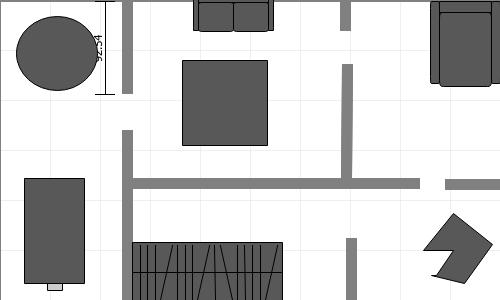
#> input picture room2.jpg, 500 x 300 px
$ python mkMap.py
#> lines starting #> are read from the running program, lines starting #| are printed output that depends on the picture; after the words box and inside, x2 and y2 are one past the last pixel; in counts of white or black regions, pixels touching at a corner belong together
#!/usr/local/bin/python
#-*-coding:utf-8-*-
import numpy as np
import cv2
from matplotlib import pyplot as plt

currentWindowId = 0

def prepareWindow(img, title, ifGray = False):
    global currentWindowId
    currentWindowId = currentWindowId +1
    plt.subplot(3,3,currentWindowId)
    plt.title(title)
    plt.xticks([])
    plt.yticks([])
    if(ifGray):
        plt.imshow(img,'gray')
    else:
        plt.imshow(img)

img = cv2.imread('room2.jpg')
#> img is the input picture: shape (300, 500, 3); min 0, max 255, mean 201.1

gray = cv2.cvtColor(img,cv2.COLOR_BGR2GRAY)
ret, thresh = cv2.threshold(gray,0,255,cv2.THRESH_BINARY+cv2.THRESH_OTSU)
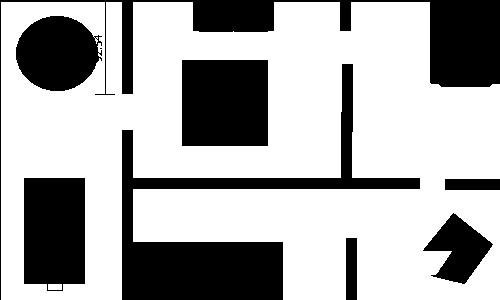
#> thresh: shape (300, 500); 67.6% white; 9 black regions (1 under 20 px), largest, box (x1, y1, x2, y2) and area: (122, 64, 420, 300) 15001, (0, 0, 500, 300) 11050, (182, 60, 268, 146) 7396
#> ret = 172

bg = thresh
prepareWindow(bg,"original", True)


kernel = np.ones((3,3),np.uint8)

#去噪音
bigObstacle = cv2.morphologyEx(thresh, cv2.MORPH_CLOSE,kernel, iterations=2)
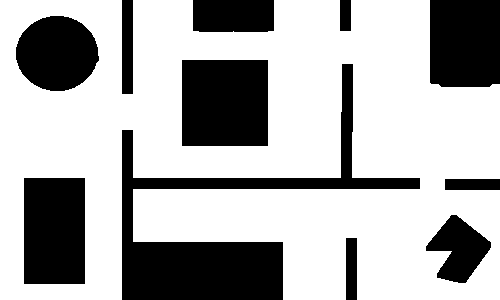
#> bigObstacle: shape (300, 500); 68.4% white; 11 black regions, largest, box (x1, y1, x2, y2) and area: (122, 64, 420, 300) 15001, (182, 60, 268, 146) 7396, (24, 178, 85, 284) 6466
prepareWindow(bigObstacle,"real map", True)
cv2.imwrite('multiRoom.pgm',bigObstacle)

greyBigObstacle = bigObstacle
greyBigObstacle[bigObstacle<256] = 220
#> greyBigObstacle: shape (300, 500); every value is 220
prepareWindow(greyBigObstacle,"graph",True)
cv2.imwrite('room_grey.pgm',greyBigObstacle)


plt.show()
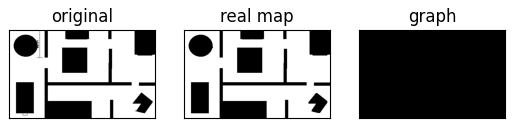
#> figure drawn by matplotlib, 3 panels
